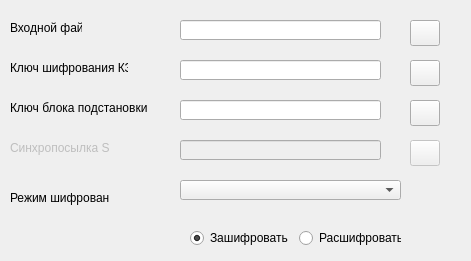
  <widget class="QWidget" name="DataWidget" native="true">
   <property name="geometry">
    <rect>
     <x>0</x>
     <y>-10</y>
     <width>471</width>
     <height>261</height>
    </rect>
   </property>
   <widget class="QLabel" name="labelKeyIn">
    <property name="geometry">
     <rect>
      <x>10</x>
      <y>60</y>
      <width>118</width>
      <height>16</height>
     </rect>
    </property>
    <property name="text">
     <string>Ключ шифрования КЗУ</string>
    </property>
   </widget>
   <widget class="QLineEdit" name="lineEditInKey">
    <property name="geometry">
     <rect>
      <x>180</x>
      <y>60</y>
      <width>201</width>
      <height>20</height>
     </rect>
    </property>
    <property name="readOnly">
     <bool>true</bool>
    </property>
   </widget>
   <widget class="QPushButton" name="pushButtonInKey">
    <property name="geometry">
     <rect>
      <x>410</x>
      <y>60</y>
      <width>30</width>
      <height>26</height>
     </rect>
    </property>
    <property name="text">
     <string/>
    </property>
    <property name="icon">
     <iconset resource="../resources.qrc">
      <normaloff>:/Images/folder.png</normaloff>:/Images/folder.png</iconset>
    </property>
   </widget>
   <widget class="QLabel" name="labelTableIn">
    <property name="geometry">
     <rect>
      <x>10</x>
      <y>100</y>
      <width>140</width>
      <height>16</height>
     </rect>
    </property>
    <property name="text">
     <string>Ключ блока подстановки К</string>
    </property>
   </widget>
   <widget class="QLineEdit" name="lineEditInTable">
    <property name="geometry">
     <rect>
      <x>180</x>
      <y>100</y>
      <width>201</width>
      <height>20</height>
     </rect>
    </property>
    <property name="text">
     <string/>
    </property>
    <property name="readOnly">
     <bool>true</bool>
    </property>
   </widget>
   <widget class="QPushButton" name="pushButtonInTable">
    <property name="geometry">
     <rect>
      <x>410</x>
      <y>100</y>
      <width>30</width>
      <height>26</height>
     </rect>
    </property>
    <property name="text">
     <string/>
    </property>
    <property name="icon">
     <iconset resource="../resources.qrc">
      <normaloff>:/Images/folder.png</normaloff>:/Images/folder.png</iconset>
    </property>
   </widget>
   <widget class="QLabel" name="labelCryptMode">
    <property name="geometry">
     <rect>
      <x>10</x>
      <y>190</y>
      <width>99</width>
      <height>16</height>
     </rect>
    </property>
    <property name="text">
     <string>Режим шифрования</string>
    </property>
   </widget>
   <widget class="QComboBox" name="comboBoxCryptMode">
    <property name="geometry">
     <rect>
      <x>180</x>
      <y>180</y>
      <width>221</width>
      <height>20</height>
     </rect>
    </property>
   </widget>
   <widget class="QLineEdit" name="lineEditGostIn">
    <property name="geometry">
     <rect>
      <x>180</x>
      <y>20</y>
      <width>201</width>
      <height>20</height>
     </rect>
    </property>
    <property name="readOnly">
     <bool>true</bool>
    </property>
    <property name="clearButtonEnabled">
     <bool>false</bool>
    </property>
   </widget>
   <widget class="QPushButton" name="pushButtonGostIn">
    <property name="geometry">
     <rect>
      <x>410</x>
      <y>20</y>
      <width>30</width>
      <height>26</height>
     </rect>
    </property>
    <property name="text">
     <string/>
    </property>
    <property name="icon">
     <iconset resource="../resources.qrc">
      <normaloff>:/Images/folder.png</normaloff>:/Images/folder.png</iconset>
    </property>
   </widget>
   <widget class="QLabel" name="fileInlabel">
    <property name="geometry">
     <rect>
      <x>10</x>
      <y>20</y>
      <width>72</width>
      <height>16</height>
     </rect>
    </property>
    <property name="text">
     <string>Входной файл</string>
    </property>
   </widget>
   <widget class="QLineEdit" name="lineEditInS">
    <property name="enabled">
     <bool>false</bool>
    </property>
    <property name="geometry">
     <rect>
      <x>180</x>
      <y>140</y>
      <width>201</width>
      <height>20</height>
     </rect>
    </property>
    <property name="text">
     <string/>
    </property>
   </widget>
   <widget class="QPushButton" name="pushButtonInS">
    <property name="enabled">
     <bool>false</bool>
    </property>
    <property name="geometry">
     <rect>
      <x>410</x>
      <y>140</y>
      <width>30</width>
      <height>26</height>
     </rect>
    </property>
    <property name="text">
     <string/>
    </property>
    <property name="icon">
     <iconset resource="../resources.qrc">
      <normaloff>:/Images/folder.png</normaloff>:/Images/folder.png</iconset>
    </property>
   </widget>
   <widget class="QLabel" name="labelSIn">
    <property name="enabled">
     <bool>false</bool>
    </property>
    <property name="geometry">
     <rect>
      <x>10</x>
      <y>140</y>
      <width>140</width>
      <height>16</height>
     </rect>
    </property>
    <property name="text">
     <string>Синхропосылка S</string>
    </property>
   </widget>
   <widget class="QWidget" name="TypeCrypt" native="true">
    <property name="geometry">
     <rect>
      <x>190</x>
      <y>220</y>
      <width>211</width>
      <height>36</height>
     </rect>
    </property>
    <layout class="QGridLayout" name="gridLayout_2">
     <item row="0" column="0">
      <widget class="QRadioButton" name="radioButtonEncrypt">
       <property name="text">
        <string>Зашифровать</string>
       </property>
       <property name="checked">
        <bool>true</bool>
       </property>
      </widget>
     </item>
     <item row="0" column="1">
      <widget class="QRadioButton" name="radioButtonDecrypt">
       <property name="text">
        <string>Расшифровать</string>
       </property>
      </widget>
     </item>
    </layout>
   </widget>
   <widget class="QLabel" name="label_Hide">
    <property name="geometry">
     <rect>
      <x>280</x>
      <y>10</y>
      <width>261</width>
      <height>281</height>
     </rect>
    </property>
    <property name="text">
     <string/>
    </property>
   </widget>
  </widget>
